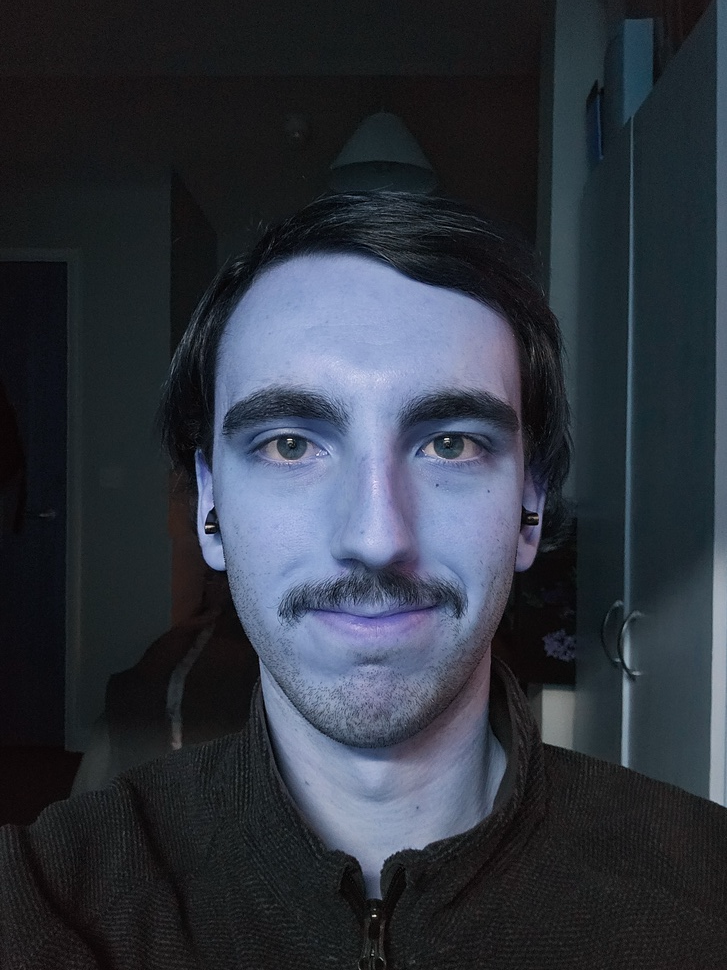
#> input picture pi/res/smile.jpg, 727 x 970 px, shrunk from 2544 x 3392 before the run
$ python cv_testing.py
#> lines starting #> are read from the running program, lines starting #| are printed output that depends on the picture; after the words box and inside, x2 and y2 are one past the last pixel; in counts of white or black regions, pixels touching at a corner belong together
import cv2
from matplotlib import pyplot as plt

image_smile_rgb = cv2.imread("res/smile.jpg", cv2.IMREAD_COLOR_RGB)
#> image_smile_rgb is the input picture: shape (970, 727, 3); mean B, G, R 62.8, 52.9, 47.3
image_no_smile_rgb = cv2.imread("res/no-smile.jpg", cv2.IMREAD_COLOR_RGB)
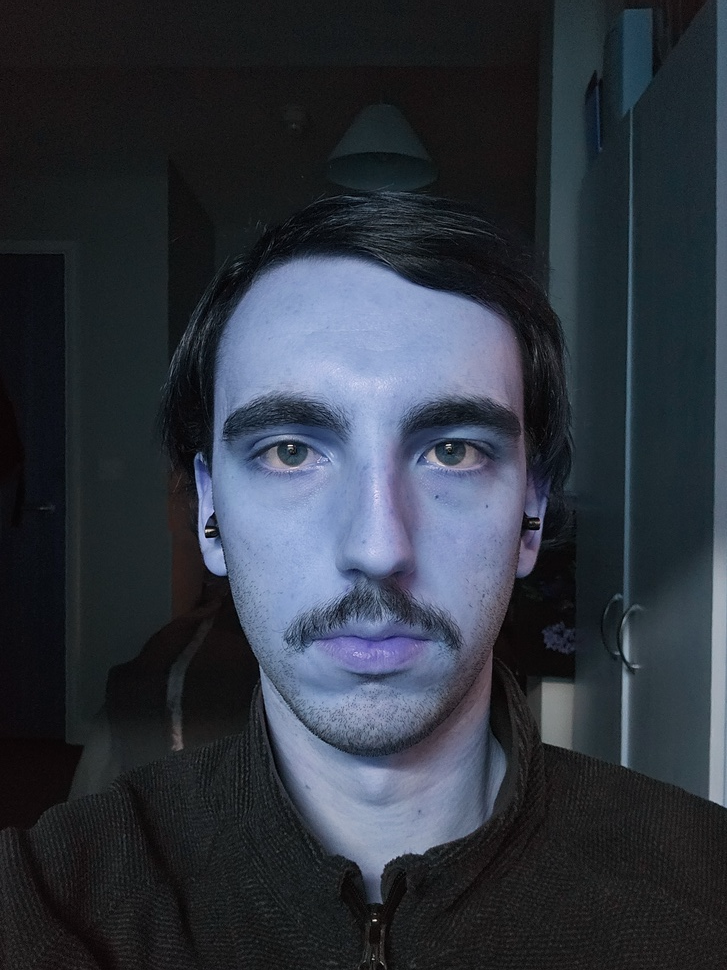
#> input picture pi/res/no-smile.jpg, 727 x 970 px, shrunk from 2544 x 3392 before the run
#> image_no_smile_rgb is the input picture: shape (970, 727, 3); mean B, G, R 63.4, 53.4, 47.5

face_cascade = cv2.CascadeClassifier(cv2.data.haarcascades + "haarcascade_frontalface_default.xml")
smile_cascade = cv2.CascadeClassifier(cv2.data.haarcascades + "haarcascade_smile.xml")

def detect_smiles(image_rgb):
    image_gray = cv2.cvtColor(image_rgb, cv2.COLOR_RGB2GRAY)
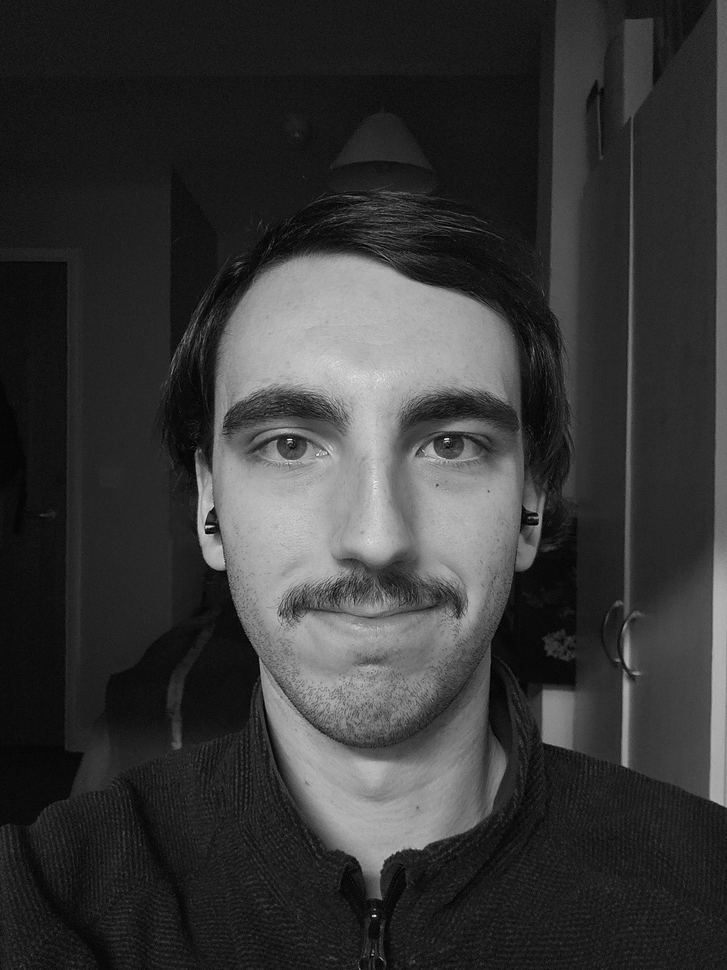
#> image_gray: shape (970, 727); min 0, max 254, mean 55.2

    faces_found = face_cascade.detectMultiScale(image_gray, 1.3, 5)
#> faces_found = [[142, 259, 465, 465]]
    for (face_x, face_y, face_w, face_h) in faces_found:
        cv2.rectangle(image_rgb, (face_x, face_y), (face_x + face_w, face_y + face_h), (0, 0, 255), 5)
        image_face_bounded = image_gray[face_y:(face_y + face_h), face_x:(face_x + face_w)]

        smiles_found = smile_cascade.detectMultiScale(image_face_bounded, 2.1, 27, minSize=(100, 100))
        for (smile_x, smile_y, smile_w, smile_h) in smiles_found:
            cv2.rectangle(image_rgb, (face_x + smile_x, face_y + smile_y),
                          (face_x + smile_x + smile_w, face_y + smile_y + smile_h), (0, 255, 0), 3)
#> this loop made 1 pass
#> pass 1, in detect_smiles, `image_face_bounded = image_gray[face_y:(face_y + face_h), face_x:(face..`:
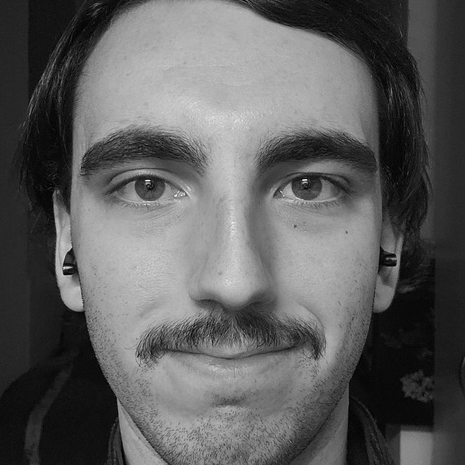
#> image_face_bounded: shape (465, 465); min 0, max 254, mean 93.9
#> after the loop:
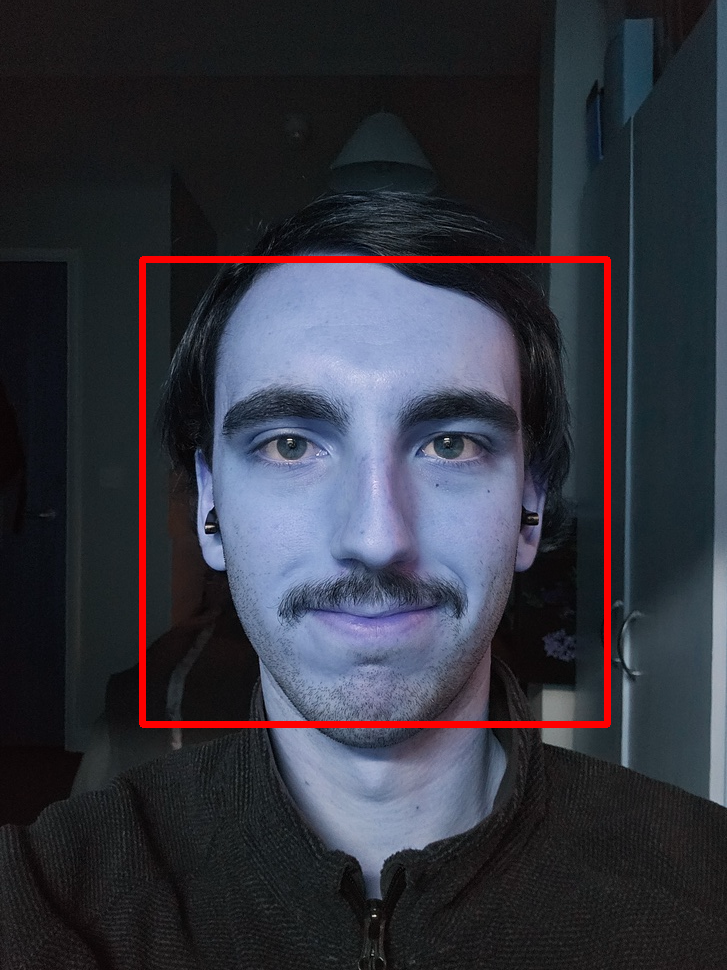
#> image_rgb: shape (970, 727, 3); 1.84% of pixels changed, all inside (x1, y1, x2, y2) = (139, 256, 611, 728)

detect_smiles(image_smile_rgb)
detect_smiles(image_no_smile_rgb)
#> in detect_smiles (call 2), `image_gray = cv2.cvtColor(image_rgb, cv2.COLOR_RGB2GRAY)`:
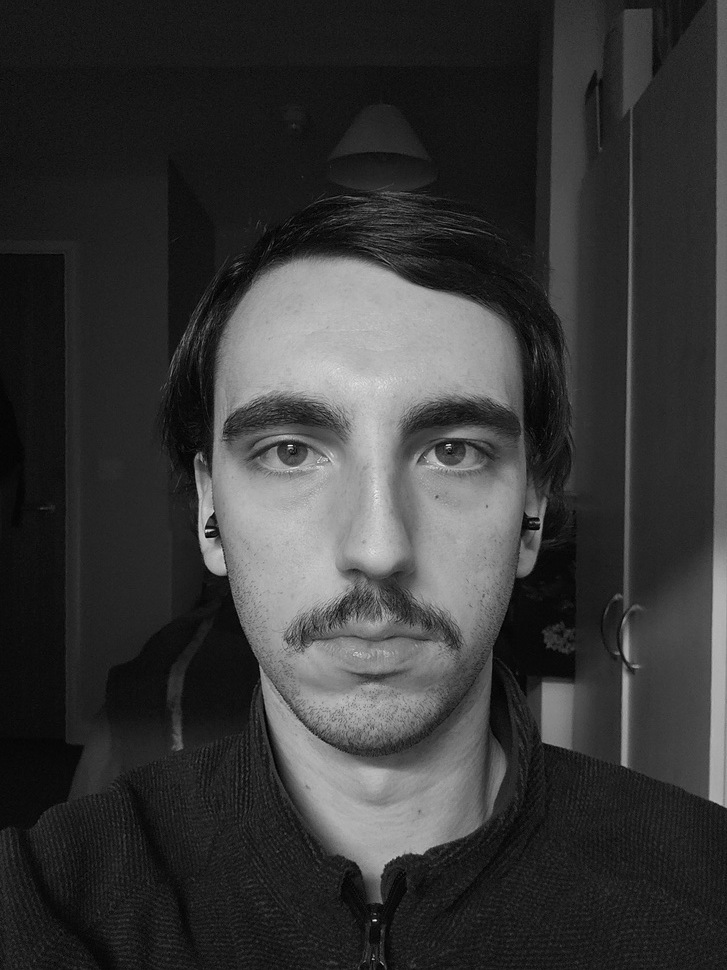
#> image_gray: shape (970, 727); min 0, max 254, mean 55.7
#> in detect_smiles (call 2), `faces_found = face_cascade.detectMultiScale(image_gray, 1.3, 5)`: faces_found = [[150, 278, 451, 451]]
#> the loop in detect_smiles (call 2), `for (face_x, face_y, face_w, face_h) in faces_found:` made 1 pass
#> pass 1, in detect_smiles (call 2), `image_face_bounded = image_gray[face_y:(face_y + face_h), face_x:(face..`:
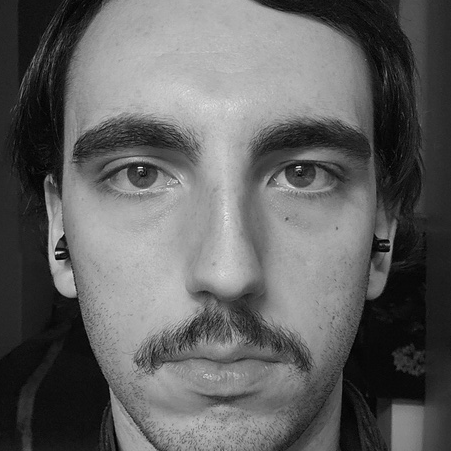
#> image_face_bounded: shape (451, 451); min 1, max 254, mean 98.1
#> after the loop in detect_smiles (call 2), `for (face_x, face_y, face_w, face_h) in faces_found:`:
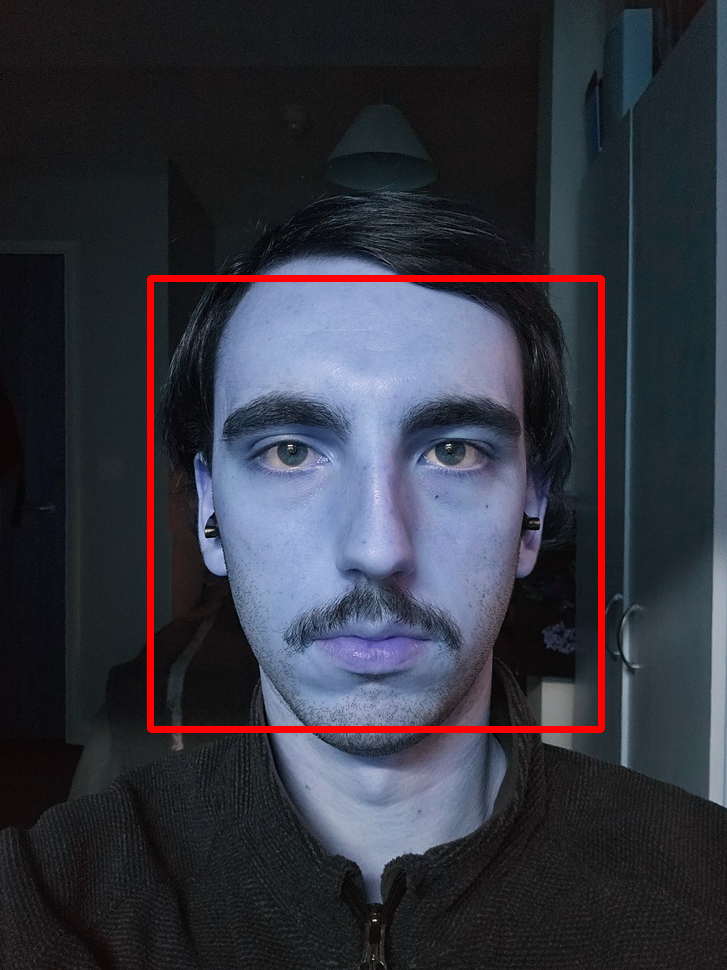
#> image_rgb: shape (970, 727, 3); 1.79% of pixels changed, all inside (x1, y1, x2, y2) = (147, 275, 605, 733)

plt.suptitle("OpenCV Smile Detection (with size adjustment)")
plt.subplot(121)
plt.title("Smiling Image")
plt.imshow(image_smile_rgb)
plt.subplot(122)
plt.title("Smile-less Image")
plt.imshow(image_no_smile_rgb)
plt.show()
#> figure, not shown here; B, G, R data is drawn as R, G, B
